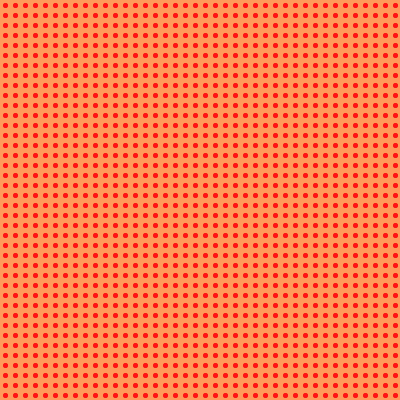
Frame 1 (no input)
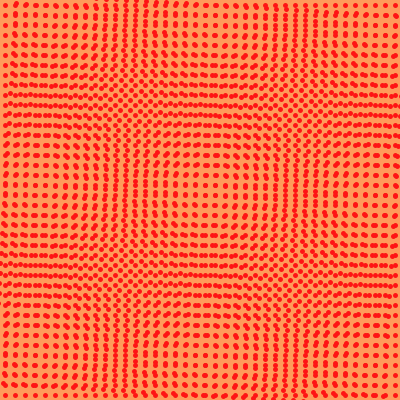
Frame 60 (the mouse pressed at the canvas centre just before this capture)
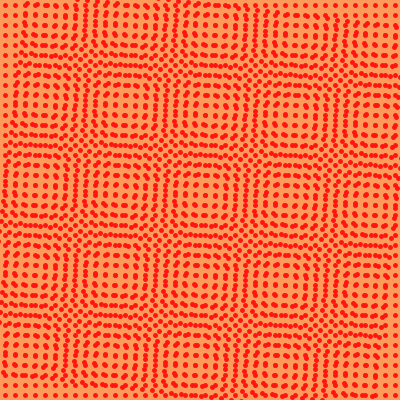
Frame 120 (the mouse held since frame 60 and released just before this capture)

The Processing sketch that drew these frames (run headless with seeded random() and noise(); from frame 60 on, the mouse is pressed at the canvas centre):

// Processing sketch: MoireCurveCircleDot
// ── MoireCurveCircleDot.pde
float ang=0;
int space=10;

void setup(){
 size(400,400);
}

void draw(){
  background(255,155,90);
  stroke(255,20,20);
  strokeWeight(5);
  
  //  Back
  for(int i=space/2;i<width;i+=space){
    for(int j=space/2;j<height;j+=space){
       point(i,j);   
    }
  }
  pushMatrix();
  translate(width/2,height/2);
  rotate(ang);
  //  Transparent
  for(int i=space/2;i<width;i+=space){
    for(int j=space/2;j<height;j+=space){
       point(-width/2+i,-height/2+j);   
    }
  }
  popMatrix();
  ang+=0.001;
}
